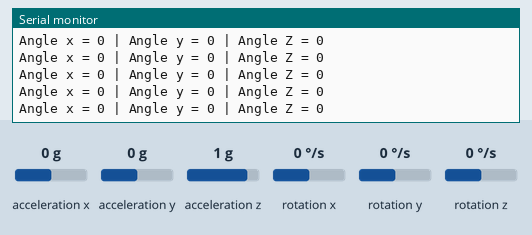
The sketch below on a simulated Arduino Uno, built with avr-gcc and run on an emulated ATmega328P. On the bench: the last lines printed to the serial monitor. The inputs (shaded band) are chosen by the test bench; at power-on: acceleration x 0 g, acceleration y 0 g, rotation z 0 °/s, acceleration z 1 g, rotation x 0 °/s, rotation y 0 °/s.

Above: at 5.2 s.
5.3 s: acceleration x set to -1.4 g
At 5.34 s:
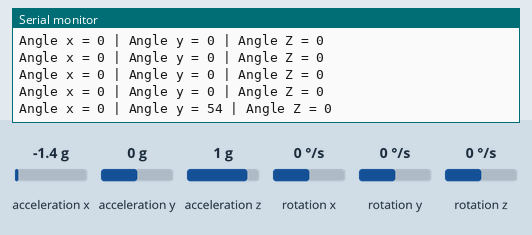
6.8 s: acceleration y set to -1.4 g
At 6.88 s:
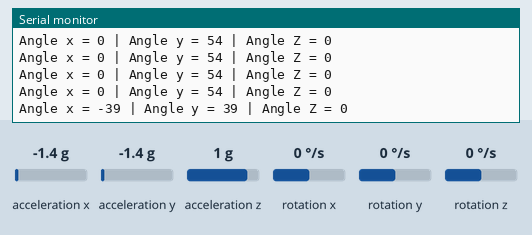
8.3 s: acceleration x set to 0 g
At 8.32 s:
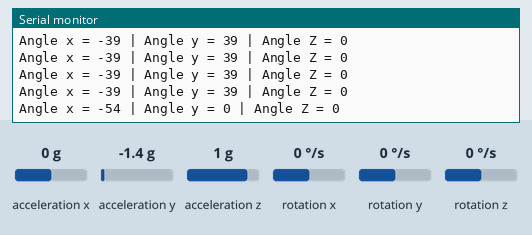
11.3 s: rotation z set to -192 °/s
At 11.3 s:
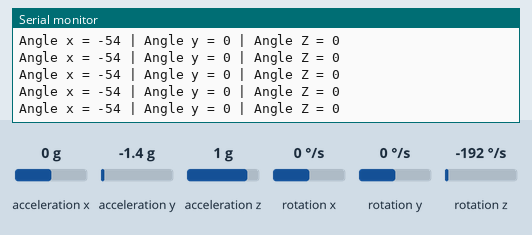
14.3 s: acceleration y set to 0.8 g
At 14.39 s:
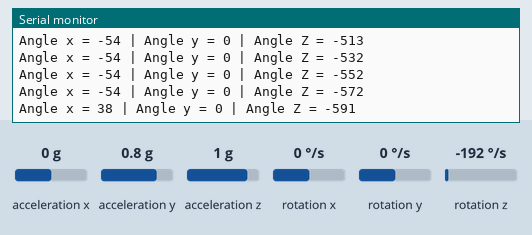
Timing chart, 0 to 17.3 s (numbered marks = the images above; inputs shaded):
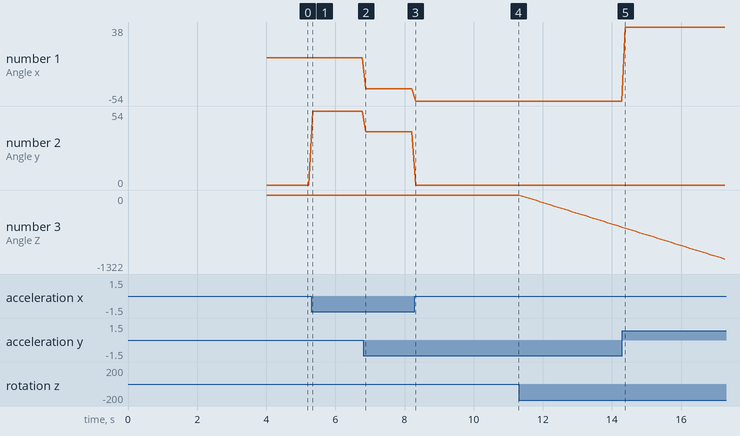

Measured:
- after the input at 5.3 s, the serial monitor: prints a new line at once (image 1)
- after the input at 6.8 s, the serial monitor: prints a new line after 0.08 s (image 2)
- after the input at 8.3 s, the serial monitor: prints a new line at once (image 3)
- after the input at 14.3 s, the serial monitor: prints a new line after 0.08 s (image 5)
- plotted number 1: 0 → -39 after the input at 6.8 s, -39 → -54 after the input at 8.3 s, -54 → 38 after the input at 14.3 s
- plotted number 2: 0 → 54 after the input at 5.3 s, 54 → 39 after the input at 6.8 s
- plotted number 3: 0 → -572 after the input at 11.3 s

The sketch:

MPU6050.ino
```cpp
#include <Wire.h>    //Include wire library
#include <MPU6050_light.h>  //Include library for MPU communication

MPU6050 mpu(Wire);   //Create object mpu

unsigned long timer = 0;

void setup() {

  Serial.begin(9600);    //Start serial communication

  Wire.begin();
  mpu.begin();
  Serial.print(F("MPU6050 status: "));
  Serial.println(F("Calculating offsets, do not move MPU6050"));
  delay(1000);
  mpu.calcGyroOffsets();     //Calibrate gyroscope
  Serial.println("Done!\n");

}
void loop() {
  mpu.update();    //Get values from MPU
    Serial.print("Angle x = ");
    Serial.print(int(mpu.getAngleX()));
    Serial.print(" | ");
    Serial.print("Angle y = ");
    Serial.print(int(mpu.getAngleY()));
    Serial.print(" | ");
    Serial.print("Angle Z = ");
    Serial.println(int(mpu.getAngleZ()));
    delay(100);
}
```
